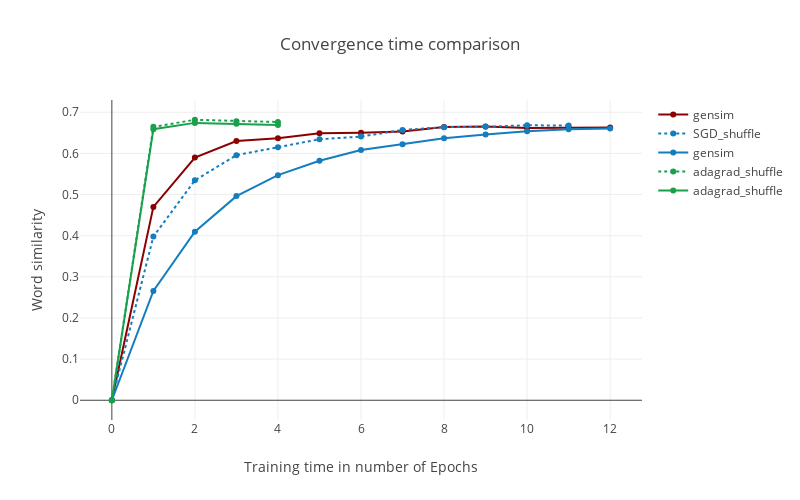

The notebook cell this image was saved under:
### Code cell
from plotly.offline import init_notebook_mode, iplot, plot
import plotly.plotly as py
import plotly.graph_objs as go
gensim_conv = [0,0.47 ,0.59,0.63,0.637,0.649, 0.64991,0.653,0.664,0.6655,0.6615,0.6629,0.663] 
adam_conv = [0,0.4796831063 ,0.5862162636,0.6298946727,0.648326564,0.6663352711,0.6692290085, 0.6709985856, 0.6687059277, 0.6676404941]
adagrad_conv = [0,0.6589294722,0.6741820076,0.6718779453,0.6689097502]
adagrad_shuffle_conv = [0,0.6646210026,0.6818005927,0.6784043309,0.6762544168]
sgd_conv = [0,0.2656567075,0.409453666,0.4961671944,0.5470711378,0.58201276,0.608320445,0.6224159501,0.6369093127,0.6457120334,0.653658488,0.6585042924,0.6608316399]
sgd_shuffle_conv = [0,0.3979027932,0.5345590809,0.5957749206,0.6150409906,0.6343477449,0.6408864911,0.6569273384,0.6638613219,0.664644281,0.6684268463,0.6676506492]

epoches = list(range(20))
trace1 = go.Scatter(
    x=epoches,
    y=gensim_conv,
    mode='lines+markers',
    name="gensim",
    hoverinfo='name',
    line=dict(
        shape='linear',color='rgb(139,0,0)'
    )
)
trace2 = go.Scatter(
    x= epoches,
    y=sgd_shuffle_conv,
    mode='lines+markers',
    name="SGD_shuffle",
    hoverinfo='text+name',
    line=dict(
        shape='linear',dash='dot',color='rgb(20,125,190)'
        
    )
)
trace3 = go.Scatter(
    x=epoches,
    y=sgd_conv,
    mode='lines+markers',
    name="gensim",
    hoverinfo='name',
    line=dict(
        shape='linear',color='rgb(20,125,190)'
    )
)
trace4 = go.Scatter(
    x= epoches,
    y=adagrad_shuffle_conv,
    mode='lines+markers',
    name="adagrad_shuffle",
    hoverinfo='text+name',
    line=dict(
        shape='linear',dash='dot',color='rgb(25,160,75)'
        
    )
)
trace5 = go.Scatter(
    x= epoches,
    y=adagrad_conv,
    mode='lines+markers',
    name="adagrad_shuffle",
    hoverinfo='text+name',
    line=dict(
        shape='linear',color='rgb(25,160,75)'
        
    )
)

data = [trace1,trace2,trace3,trace4,trace5]
layout = dict(title = 'Convergence time comparison',
                 width = 800,
    height = 500,
    xaxis = dict(
      title = 'Training time in number of Epochs'
    ),
    yaxis=dict(
        type='linear',
        title = "Word similarity",
             autorange=True
    )
              )

fig = dict(data=data, layout=layout)
init_notebook_mode(connected=True)
iplot(fig, filename='word-embedding-plot.html')

### Figure 1 — Plotly figure (JSON) as saved in the notebook; plotly's stock layout.template omitted (floating-point values rounded to 4 significant figures)
{"data": [{"hoverinfo": "name", "line": {"color": "rgb(139,0,0)", "shape": "linear"}, "mode": "lines+markers", "name": "gensim", "type": "scatter", "uid": "118c9a87-a184-4922-b097-8e38ebabc418", "x": [0, 1, 2, 3, 4, 5, 6, 7, 8, 9, 10, 11, 12, 13, 14, 15, 16, 17, 18, 19], "y": [0, 0.47, 0.59, 0.63, 0.637, 0.649, 0.6499, 0.653, 0.664, 0.6655, 0.6615, 0.6629, 0.663]}, {"hoverinfo": "text+name", "line": {"color": "rgb(20,125,190)", "dash": "dot", "shape": "linear"}, "mode": "lines+markers", "name": "SGD_shuffle", "type": "scatter", "uid": "f21255b7-bba0-4522-9bda-9c0595746f27", "x": [0, 1, 2, 3, 4, 5, 6, 7, 8, 9, 10, 11, 12, 13, 14, 15, 16, 17, 18, 19], "y": [0, 0.3979, 0.5346, 0.5958, 0.615, 0.6343, 0.6409, 0.6569, 0.6639, 0.6646, 0.6684, 0.6677]}, {"hoverinfo": "name", "line": {"color": "rgb(20,125,190)", "shape": "linear"}, "mode": "lines+markers", "name": "gensim", "type": "scatter", "uid": "dc39fd52-8c1d-4c73-973e-08e0c955a63a", "x": [0, 1, 2, 3, 4, 5, 6, 7, 8, 9, 10, 11, 12, 13, 14, 15, 16, 17, 18, 19], "y": [0, 0.2657, 0.4095, 0.4962, 0.5471, 0.582, 0.6083, 0.6224, 0.6369, 0.6457, 0.6537, 0.6585, 0.6608]}, {"hoverinfo": "text+name", "line": {"color": "rgb(25,160,75)", "dash": "dot", "shape": "linear"}, "mode": "lines+markers", "name": "adagrad_shuffle", "type": "scatter", "uid": "cf2f325a-9b2b-4eb7-8869-145deca72e5f", "x": [0, 1, 2, 3, 4, 5, 6, 7, 8, 9, 10, 11, 12, 13, 14, 15, 16, 17, 18, 19], "y": [0, 0.6646, 0.6818, 0.6784, 0.6763]}, {"hoverinfo": "text+name", "line": {"color": "rgb(25,160,75)", "shape": "linear"}, "mode": "lines+markers", "name": "adagrad_shuffle", "type": "scatter", "uid": "533032f7-838a-4dce-8890-a687fdd4cc11", "x": [0, 1, 2, 3, 4, 5, 6, 7, 8, 9, 10, 11, 12, 13, 14, 15, 16, 17, 18, 19], "y": [0, 0.6589, 0.6742, 0.6719, 0.6689]}], "layout": {"height": 500, "title": {"text": "Convergence time comparison"}, "width": 800, "xaxis": {"title": {"text": "Training time in number of Epochs"}}, "yaxis": {"autorange": true, "title": {"text": "Word similarity"}, "type": "linear"}}}
